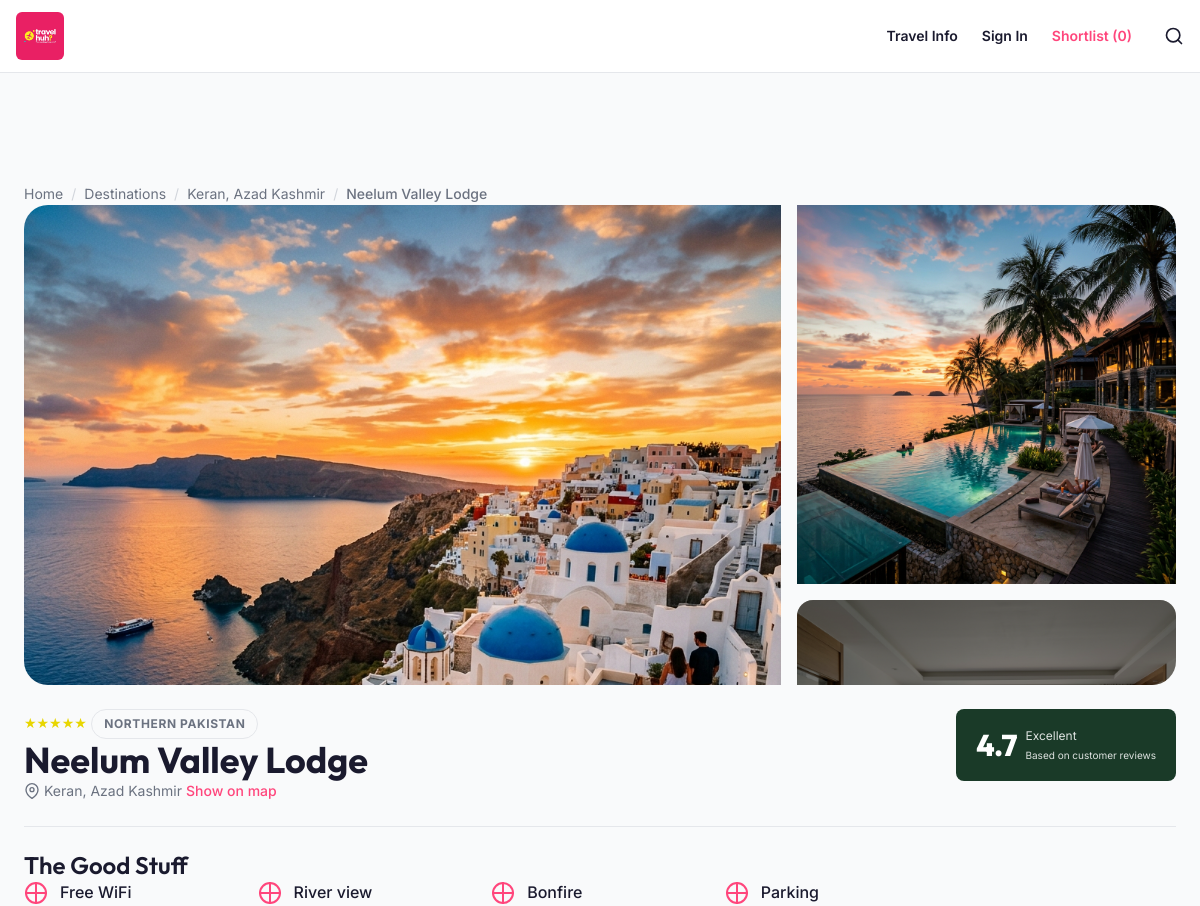
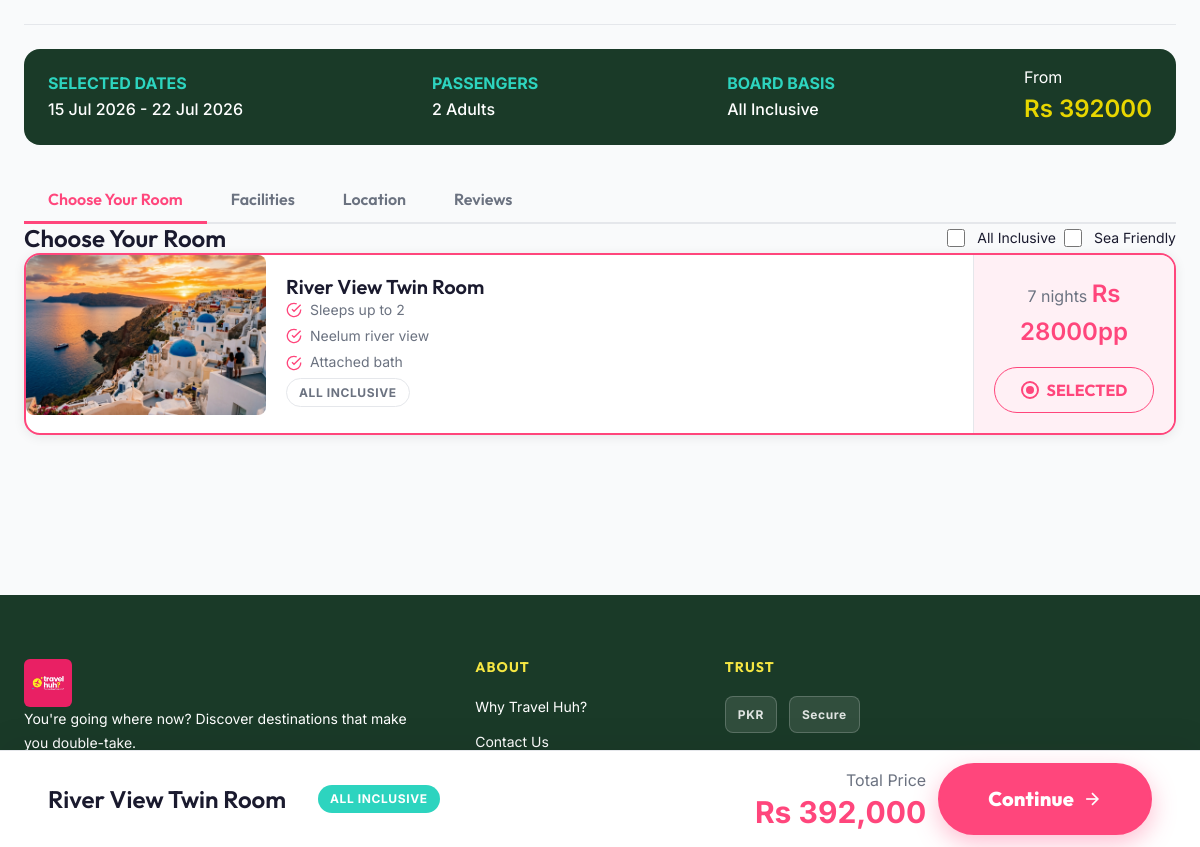
The app's page /hotel/?hotel=neelum-valley-lodge with its own data (2 pictures, top to bottom).
### travel/models.py (models this page shows, shortened)
class PhotoMixin:
    def get_image_url(self):
        photo = getattr(self, 'photo', None)
        if photo:
            return photo.url
        legacy = getattr(self, 'image', '') or ''
        if legacy:
            return staticfiles_storage.url(legacy)
        return staticfiles_storage.url('images/hotel-room.jpg')
    @property
    def image_url(self):
        return self.get_image_url()

class Hotel(PhotoMixin, models.Model):
    PROPERTY_TYPES = [
        ('Hotel', 'Hotel'),
        ('Guesthouse', 'Guesthouse/bed and breakfast'),
        ('Apartment', 'Entire homes & apartments'),
        ('Flat', 'Apartment/Flat'),
        ('Resort', 'Resort'),
        ('Hostel', 'Hostel'),
        ('Homestay', 'Homestay'),
        ('House', 'Entire House'),
        ('HolidayPark', 'Holiday park/caravan park'),
    ]
    name = models.CharField(max_length=160)
    slug = models.SlugField(unique=True)
    owner = models.ForeignKey(User, on_delete=models.CASCADE, related_name='hotels', null=True, blank=True)
    destination = models.ForeignKey(Destination, related_name='hotels', on_delete=models.PROTECT, null=True, blank=True)
    image = models.CharField(max_length=255, blank=True)
    photo = models.ImageField(upload_to='hotels/', blank=True)
    rating = models.DecimalField(max_digits=2, decimal_places=1, default=5.0)
    price_per_person = models.DecimalField(max_digits=8, decimal_places=2)
    board_basis = models.CharField(max_length=80)
    facilities = models.JSONField(default=list)
    latitude = models.DecimalField(max_digits=9, decimal_places=6, null=True, blank=True)
    longitude = models.DecimalField(max_digits=9, decimal_places=6, null=True, blank=True)
    property_type = models.CharField(max_length=50, choices=PROPERTY_TYPES, default='Hotel')
    payment_options = models.JSONField(default=list, blank=True)
    location_rating = models.DecimalField(max_digits=3, decimal_places=1, default=8.0)
    distance_to_center = models.DecimalField(max_digits=5, decimal_places=2, default=5.0, help_text="Distance to center in km")
    special_tags = models.JSONField(default=list, blank=True)

class Destination(PhotoMixin, models.Model):
    name = models.CharField(max_length=160)
    slug = models.SlugField(unique=True)
    image = models.CharField(max_length=255, blank=True)
    photo = models.ImageField(upload_to='destinations/', blank=True)

class Room(PhotoMixin, models.Model):
    BED_TYPES = [
        ('Single', 'Single/twin'),
        ('Double', 'Double'),
        ('King', 'King'),
        ('Queen', 'Queen'),
        ('Bunk', 'Bunk bed'),
    ]
    hotel = models.ForeignKey(Hotel, related_name='rooms', on_delete=models.CASCADE)
    name = models.CharField(max_length=160)
    image = models.CharField(max_length=255, blank=True)
    photo = models.ImageField(upload_to='rooms/', blank=True)
    board_basis = models.CharField(max_length=80)
    price_per_person = models.DecimalField(max_digits=8, decimal_places=2)
    max_guests = models.PositiveIntegerField(default=2)
    features = models.JSONField(default=list, blank=True)
    room_offers = models.JSONField(default=list, blank=True)
    room_amenities = models.JSONField(default=list, blank=True)
    bed_type = models.CharField(max_length=50, choices=BED_TYPES, default='Double')
    number_of_bedrooms = models.PositiveIntegerField(default=1)
    kids_stay_free = models.BooleanField(default=False)

### travel/views.py (the view, shortened to what this page needs)
# urls.py: path('hotel/', views.hotel_detail, name='hotel-detail'),
def hotel_detail(request):
    slug = request.GET.get('hotel', 'shangrila-skardu')
    search_type = request.GET.get('type', 'hotel')
    departure = request.GET.get('departure', '').strip()
    start_date, end_date = parse_stay(request.GET.get('check_in'), request.GET.get('check_out'))
    guests = parse_guests(request.GET.get('guests'))
    nights = stay_nights(start_date, end_date)
    rooms = Room.objects.filter(max_guests__gte=guests).prefetch_related('availability')
    hotel = get_object_or_404(
        Hotel.objects.prefetch_related(Prefetch('rooms', queryset=rooms), 'reviews'),
        slug=slug,
    )
    rooms_list = list(hotel.rooms.all())
    lowest = min(rooms_list, key=lambda room: room.price_per_person) if rooms_list else None
    selected_room = rooms_list[-1] if rooms_list else None
    transport_route = None
    starting_total = (lowest.price_per_person * guests * nights) if lowest else hotel.price_per_person * guests * nights
    if transport_route:
        starting_total += transport_route.price_per_person * guests
    return render(request, 'hotel_detail.html', {
        'search_type': search_type,
        'transport_route': transport_route,
        'hotel': hotel,
        'check_in': start_date,
        'check_out': end_date,
        'guests': guests,
        'nights': nights,
        'starting_total': starting_total,
        'selected_room': selected_room,
        'map_embed_url': map_embed_url(hotel),
    })

### templates/hotel_detail.html (shortened to what this page needs)
<!DOCTYPE html>
{% load static %}
<html lang="en">
<head>
  <link rel="stylesheet" href="{% static 'css/style.css' %}?v=2">
  <link rel="stylesheet" href="{% static 'css/components.css' %}">
</head>
<body class="bg-light" data-auth="{% if user.is_authenticated %}true{% else %}false{% endif %}" data-shortlist-count="{{ shortlist_count }}" data-hotel-location="{{ hotel.destination.name }}" >
  <nav class="navbar" id="navbar">
    <div class="navbar__inner">
      <a href="{% url 'home' %}" class="navbar__logo">
        <img src="{% static 'logo.jpeg' %}" alt="Travel Huh? Logo" class="site-logo">
      </a>
      <ul class="navbar__links">
        <li><a href="#" class="navbar__link">Travel Info</a></li>
        <li><a href="{% if user.is_authenticated %}{% url 'dashboard' %}{% else %}{% url 'login' %}{% endif %}" class="navbar__link">{% if user.is_authenticated %}My Trips{% else %}Sign In{% endif %}</a></li>
        <li><a href="{% url 'search-results' %}" class="navbar__link navbar__link--shortlist">Shortlist ({{ shortlist_count }})</a></li>
      </ul>
      <div class="navbar__actions">
        <button class="navbar__action-btn" aria-label="Search">
          <svg width="20" height="20" viewBox="0 0 24 24" fill="none" stroke="currentColor" stroke-width="2" stroke-linecap="round" stroke-linejoin="round"><circle cx="11" cy="11" r="8"></circle><line x1="21" y1="21" x2="16.65" y2="16.65"></line></svg>
        </button>
      </div>
    </div>
  </nav>
  <main class="page-wrapper" style="padding-bottom: 120px;">
    <div class="container section section--sm">
      <nav class="breadcrumb mb-4">
        <a href="{% url 'home' %}">Home</a>
        <span class="breadcrumb__sep">/</span>
        <a href="{% url 'search-results' %}">Destinations</a>
        <span class="breadcrumb__sep">/</span>
        <a href="{% url 'search-results' %}?destination={{ hotel.destination.name }}">{{ hotel.destination.name }}</a>
        <span class="breadcrumb__sep">/</span>
        <span class="fw-medium text-text">{{ hotel.name }}</span>
      </nav>
      <div class="hotel-gallery">
        <div class="hotel-gallery__main">
          <img src="{{ hotel.image_url }}" alt="{{ hotel.name }}">
        </div>
        <div class="hotel-gallery__side">
          {% with first_img=hotel.gallery_images.all.0 %}
          {% if first_img %}<img src="{{ first_img.image.url }}" alt="{{ first_img.category }}">{% else %}<img src="{% static 'images/hotel-pool.jpg' %}" alt="Resort Pool">{% endif %}
          {% endwith %}
          <div class="hotel-gallery__more">
            {% with second_img=hotel.gallery_images.all.1 %}
            {% if second_img %}<img src="{{ second_img.image.url }}" alt="{{ second_img.category }}">{% else %}<img src="{% static 'images/hotel-room.jpg' %}" alt="Hotel Room">{% endif %}
            {% endwith %}
            <button class="hotel-gallery__more-btn">
            </button>
          </div>
        </div>
      </div>
      <div class="hotel-header">
        <div class="hotel-header__info">
          <div class="stars mb-2">★★★★★</div>
          <span class="badge badge--outline mb-2 ml-2">Northern Pakistan</span>
          <h1 class="heading-2 mb-2">{{ hotel.name }}</h1>
          <div class="result-card__location">
            <svg width="16" height="16" viewBox="0 0 24 24" fill="none" stroke="currentColor" stroke-width="2"><path d="M21 10c0 7-9 13-9 13s-9-6-9-13a9 9 0 0 1 18 0z"></path><circle cx="12" cy="10" r="3"></circle></svg>
            {{ hotel.destination.name }}
            <a href="#location" class="text-pink ml-2 fw-medium">Show on map</a>
          </div>
        </div>
        <div class="hotel-header__rating">
          <div class="rating-badge rating-badge--lg">
            <span class="rating-badge__score">{{ hotel.rating }}</span>
            <span class="rating-badge__label">Excellent<br><small>Based on customer reviews</small></span>
          </div>
        </div>
      </div>
      <div class="divider"></div>
      <section class="hotel-amenities">
        <h3 class="heading-4 mb-4">The Good Stuff</h3>
        <div class="amenities-grid">
          {% for facility in hotel.facilities %}
          <div class="amenity-item">
            <svg width="24" height="24" viewBox="0 0 24 24" fill="none" stroke="currentColor" stroke-width="2" class="text-pink"><path d="M22 12A10 10 0 0 0 12 2v10z"></path><path d="M12 22A10 10 0 0 0 22 12H12z"></path><path d="M2 12A10 10 0 0 0 12 22V12z"></path><path d="M12 2A10 10 0 0 0 2 12h10z"></path></svg>
            <span>{{ facility }}</span>
          </div>
          {% endfor %}
        </div>
      </section>
      <div class="divider"></div>
      <div class="booking-context-bar bg-green text-white">
        <div class="booking-context__group">
          <span class="text-xs fw-bold text-cyan">SELECTED DATES</span>
          <span class="fw-medium">{{ check_in|date:'j M Y' }} - {{ check_out|date:'j M Y' }}</span>
        </div>
        <div class="booking-context__group">
          <span class="text-xs fw-bold text-cyan">PASSENGERS</span>
          <span class="fw-medium">{{ guests }} Adult{{ guests|pluralize }}</span>
        </div>
        <div class="booking-context__group">
          <span class="text-xs fw-bold text-cyan">BOARD BASIS</span>
          <span class="fw-medium">{{ hotel.board_basis }}</span>
        </div>
        <div class="booking-context__price-box">
          <div class="booking-context__price-label text-xs">From</div>
          <div class="booking-context__price heading-4 text-yellow">Rs {{ starting_total|floatformat:0 }}</div>
        </div>
      </div>
      <div class="hotel-tabs">
        <div class="tabs mb-6">
          <button class="tab-btn active" data-target="rooms">Choose Your Room</button>
          <button class="tab-btn" data-target="facilities">Facilities</button>
          <button class="tab-btn" data-target="location">Location</button>
          <button class="tab-btn" data-target="reviews">Reviews</button>
        </div>
        <div class="tab-content">
          <div class="tab-panel active" id="rooms">
            <div class="rooms-header mb-4">
              <h3 class="heading-4">Choose Your Room</h3>
              <div class="checkbox-group" style="flex-direction: row;">
                <label class="checkbox-item"><input type="checkbox"> All Inclusive</label>
                <label class="checkbox-item"><input type="checkbox"> Sea Friendly</label>
              </div>
            </div>
            <div class="room-cards">
              {% for room in hotel.rooms.all %}
              <div class="room-card card{% if forloop.last %} selected{% endif %}">
                <div class="room-card__img">
                  <img src="{{ room.image_url }}" alt="{{ room.name }}" style="width: 100%; height: 160px; object-fit: cover; border-radius: var(--radius-md);">
                </div>
                <div class="room-card__info">
                  <h4 class="heading-5 mb-2">{{ room.name }}</h4>
                  <ul class="room-card__features mb-3">
                    {% for feature in room.features %}<li><svg width="16" height="16" viewBox="0 0 24 24" fill="none" stroke="currentColor" stroke-width="2" class="text-pink"><path d="M22 11.08V12a10 10 0 1 1-5.93-9.14"></path><polyline points="22 4 12 14.01 9 11.01"></polyline></svg> {{ feature }}</li>{% endfor %}
                  </ul>
                  <div class="badge badge--outline mb-2">{{ room.board_basis }}</div>
                </div>
                <div class="room-card__action{% if forloop.last %} bg-pink-light{% endif %}">
                  <div class="room-card__price-box">
                    <span class="text-muted text-xs">{{ nights }} night{{ nights|pluralize }}</span>
                    <span class="heading-4 text-pink">Rs {{ room.price_per_person|floatformat:0 }}<span class="text-sm">pp</span></span>
                  </div>
                  <button class="room-card__select{% if forloop.last %} active{% endif %}" data-room-id="{{ room.id }}" data-room-name="{{ room.name }}" data-board="{{ room.board_basis }}" data-price-pp="{{ room.price_per_person }}" data-max-guests="{{ room.max_guests }}">
                    <span class="room-card__radio{% if forloop.last %} active{% endif %}"></span>
                    {% if forloop.last %}SELECTED{% else %}SELECT{% endif %}
                  </button>
                </div>
              </div>
              {% empty %}
              <p class="text-muted">No rooms at this hotel can accommodate {{ guests }} guest{{ guests|pluralize }}.</p>
              {% endfor %}
            </div>
          </div>
        </div>
      </div>
    </div>
  </main>
  <div class="sticky-bar" style="background: var(--color-white); border-top: 1px solid var(--color-border); box-shadow: 0 -10px 30px rgba(0,0,0,0.05);">
    <div class="container sticky-bar__inner">
      <div class="sticky-bar__info" style="align-items: center;">
        <h3 class="heading-4 text-text m-0" id="booking-room-name">{{ selected_room.name|default:'Choose a room' }}</h3>
        <span class="badge badge--cyan" id="booking-board">{{ hotel.board_basis }}</span>
      </div>
      <div class="sticky-bar__actions" style="align-items: center;">
        <div class="text-right mr-4">
          <div class="text-xs text-muted">Total Price</div>
          <div class="heading-3 text-pink" id="booking-total">Rs {{ starting_total|floatformat:0 }}</div>
        </div>
        <a href="{% url 'checkout' %}?check_in={{ check_in|date:'Y-m-d' }}&check_out={{ check_out|date:'Y-m-d' }}&guests={{ guests }}{% if selected_room %}&room_id={{ selected_room.pk }}{% endif %}" class="btn btn--primary btn--xl">Continue <svg width="20" height="20" viewBox="0 0 24 24" fill="none" stroke="currentColor" stroke-width="2"><line x1="5" y1="12" x2="19" y2="12"></line><polyline points="12 5 19 12 12 19"></polyline></svg></a>
      </div>
    </div>
  </div>
  <footer class="footer">
    <div class="container">
      <div class="footer__grid">
        <div class="footer__brand">
          <a href="{% url 'home' %}" class="footer__brand-logo">
            <img src="{% static 'logo.jpeg' %}" alt="Travel Huh? Logo" class="site-logo">
          </a>
          <p class="footer__brand-tagline">You're going where now? Discover destinations that make you double-take.</p>
        </div>
        <div>
          <h4 class="footer__col-title">About</h4>
          <ul class="footer__links">
            <li><a href="#" class="footer__link">Why Travel Huh?</a></li>
            <li><a href="#" class="footer__link">Contact Us</a></li>
          </ul>
        </div>
        <div>
          <h4 class="footer__col-title">Trust</h4>
          <div class="footer__trust-badges">
            <span class="footer__trust-badge">PKR</span>
            <span class="footer__trust-badge">Secure</span>
          </div>
        </div>
      </div>
    </div>
  </footer>
</body>
</html>

### records on screen
Hotel: destination.name "Keran, Azad Kashmir", name "Neelum Valley Lodge", image_url (picture), rating "4.7", board_basis "All Inclusive"
Room: image_url (picture), name "River View Twin Room", features "Sleeps up to 2" "Neelum river view" "Attached bath", board_basis "ALL INCLUSIVE", id "7", price_per_person "28000"

### other values on screen
{{ facility }} "Free WiFi" "River view" "Bonfire" "Parking"
{{ check_in|date:'j M Y' }} "15 Jul 2026"
{{ check_out|date:'j M Y' }} "22 Jul 2026"
{{ guests }} "2"
{{ starting_total|floatformat:0 }} "392000"
